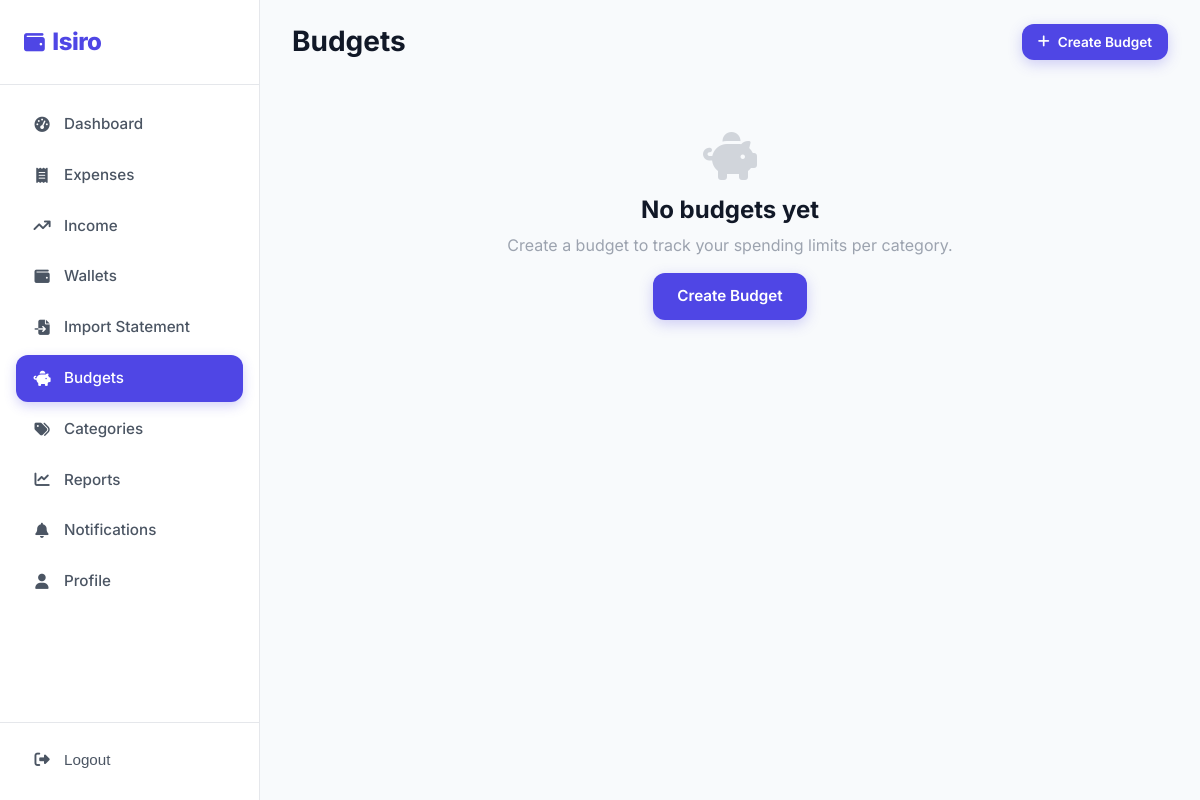
/budgets/ (signed in), run on an earlier commit of the app's database.
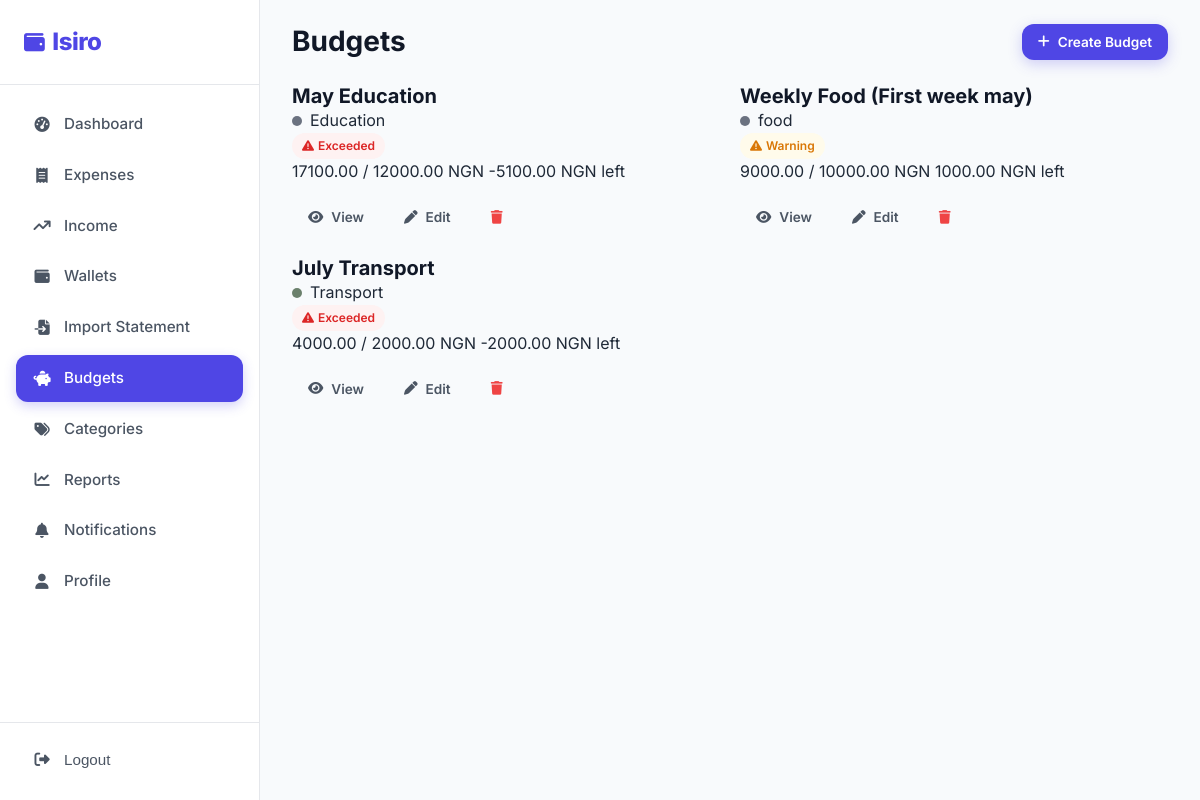
And on a later commit of the database.
### budgets/models.py (models this page shows, shortened)
class Budget(models.Model):
    class PeriodType(models.TextChoices):
        WEEKLY = "weekly", "Weekly"
        MONTHLY = "monthly", "Monthly"
        YEARLY = "yearly", "Yearly"
    user = models.ForeignKey(
        settings.AUTH_USER_MODEL, on_delete=models.CASCADE, related_name="budgets",
    )
    name = models.CharField(max_length=150)
    category = models.ForeignKey(
        Category, on_delete=models.CASCADE, related_name="budgets",
    )
    amount_limit = models.DecimalField(max_digits=12, decimal_places=2)
    period_type = models.CharField(
        max_length=10, choices=PeriodType.choices, default=PeriodType.MONTHLY,
    )
    start_date = models.DateField()
    end_date = models.DateField()
    alert_percentage = models.IntegerField(default=80)
    is_active = models.BooleanField(default=True)
    created_at = models.DateTimeField(auto_now_add=True)
    updated_at = models.DateTimeField(auto_now=True)
    class Meta:
        ordering = ["-created_at"]          # Newest budgets first
        verbose_name = "Budget"
        verbose_name_plural = "Budgets"
        unique_together = ["user", "category", "start_date"]
    @property
    def spent_amount(self):
        from expenses.models import Expense
        qs = Expense.objects.filter(
            user=self.user, category=self.category,
            transaction_type=Expense.TransactionType.EXPENSE,
            date__gte=self.start_date, date__lte=self.end_date,
        )
        return qs.aggregate(t=models.Sum("amount"))["t"] or 0
    @property
    def remaining(self):
        return self.amount_limit - self.spent_amount
    @property
    def spent_percentage(self):
        if self.amount_limit > 0:
            return min(100, int((self.spent_amount / self.amount_limit) * 100))
        return 0
    @property
    def is_warning(self):
        return self.spent_percentage >= self.alert_percentage
    @property
    def is_exceeded(self):
        return self.spent_amount >= self.amount_limit

### expenses/models.py (models this page shows, shortened)
class Category(models.Model):
    name = models.CharField(max_length=80)
    icon = models.CharField(max_length=50, default="fa-tag")
    color = models.CharField(max_length=20, default="#6B7280")
    is_default = models.BooleanField(default=False)
    user = models.ForeignKey(
        settings.AUTH_USER_MODEL,
        on_delete=models.CASCADE,
        related_name="categories",
        null=True,
        blank=True,
    )
    created_at = models.DateTimeField(auto_now_add=True)
    class Meta:
        verbose_name_plural = "Categories"
        ordering = ["name"]
        constraints = [
            models.UniqueConstraint(
                fields=["name", "user"], name="unique_category_per_user",
            ),
        ]

### users/models.py (models this page shows, shortened)
class User(AbstractUser):
    username = None  # remove the username field; use email instead
    full_name = models.CharField(max_length=150, blank=True)
    email = models.EmailField(unique=True)
    profile_image = models.ImageField(
        upload_to="profile_images/",
        blank=True,
        null=True,
    )
    currency = models.CharField(max_length=10, default="USD")
    monthly_budget_preference = models.DecimalField(max_digits=12, decimal_places=2, default=0)
    theme_preference = models.CharField(max_length=10, default="light", choices=[("light", "Light"), ("dark", "Dark")])
    notify_expenses = models.BooleanField(default=True)
    notify_budgets = models.BooleanField(default=True)
    notify_imports = models.BooleanField(default=True)
    created_at = models.DateTimeField(auto_now_add=True)
    USERNAME_FIELD = "email"
    REQUIRED_FIELDS = ["full_name"]
    objects = UserManager()

### budgets/views.py (the view)
# urls.py: path("", BudgetListView.as_view(), name="list"),
class BudgetListView(LoginRequiredMixin, View):
    login_url = "users:login"
    template_name = "budgets/budget_list.html"
    def get(self, request):
        budgets = Budget.objects.filter(user=request.user).select_related("category")
        return render(request, self.template_name, {"budgets": budgets, "currency": request.user.currency})

### templates/budgets/budget_list.html (shortened to what this page needs)
{% extends "base.html" %}
{% load static %}
{% block body_class %}app-page{% endblock %}
{% block content %}
<div class="app-layout">
    {% include "partials/sidebar.html" with active="budgets" %}
    <main class="main-content">
        <div class="topbar">
            <div style="display:flex; align-items:center; gap:16px;">
                <h1>Budgets</h1>
            </div>
            <div class="topbar-actions">
                <a href="{% url 'budgets:add' %}" class="btn btn-primary btn-sm">
                    <i class="fas fa-plus"></i> Create Budget
                </a>
            </div>
        </div>
        {% if budgets %}
        <div style="display:grid; grid-template-columns:repeat(auto-fit, minmax(320px, 1fr)); gap:20px;">
            {% for b in budgets %}
            <div class="budget-card {% if b.is_exceeded %}exceeded{% elif b.is_warning %}warning{% endif %}">
                <div class="budget-header">
                    <div>
                        <h4>{{ b.name }}</h4>
                        <span class="budget-category"><span class="cat-dot" style="background:{{ b.category.color }};"></span>{{ b.category.name }}</span>
                    </div>
                    {% if b.is_exceeded %}
                    <span class="badge badge-expense"><i class="fas fa-triangle-exclamation"></i> Exceeded</span>
                    {% elif b.is_warning %}
                    <span class="badge" style="background:var(--warning-50); color:var(--warning-600);"><i class="fas fa-triangle-exclamation"></i> Warning</span>
                    {% endif %}
                </div>
                <div class="budget-stats">
                    <span class="spent">{{ b.spent_amount|floatformat:2 }} / {{ b.amount_limit|floatformat:2 }} {{ currency }}</span>
                    <span class="remaining">{{ b.remaining|floatformat:2 }} {{ currency }} left</span>
                </div>
                <div style="display:flex; gap:8px; margin-top:16px;">
                    <a href="{% url 'budgets:detail' b.id %}" class="btn btn-ghost btn-sm"><i class="fas fa-eye"></i> View</a>
                    <a href="{% url 'budgets:edit' b.id %}" class="btn btn-ghost btn-sm"><i class="fas fa-pen"></i> Edit</a>
                    <a href="{% url 'budgets:delete' b.id %}" class="btn btn-ghost btn-sm" style="color:var(--danger-500);"><i class="fas fa-trash"></i></a>
                </div>
            </div>
            {% endfor %}
        </div>
        {% else %}
        <div class="empty-state">
            <i class="fas fa-piggy-bank"></i>
            <h3>No budgets yet</h3>
            <p>Create a budget to track your spending limits per category.</p>
            <a href="{% url 'budgets:add' %}" class="btn btn-primary" style="margin-top:16px;">
                <span class="btn-text">Create Budget</span>
            </a>
        </div>
        {% endif %}
    </main>
</div>
{% endblock %}

What changed in the data, as far as the page shows it:
added Budget: name "May Education", category.name "Education", shows "Exceeded", spent_amount "17100.00", amount_limit "12000.00", remaining "-5100.00"
now on this page (row edited): User: currency "NGN"
added Budget: name "Weekly Food (First week may)", category.name "food", alert_percentage 80 (drawn), spent_amount "9000.00", amount_limit "10000.00", remaining "1000.00"
added Budget: name "July Transport", category.name "Transport", shows "Exceeded", spent_amount "4000.00", amount_limit "2000.00", remaining "-2000.00"
Also different on the page:
text no longer shown: "No budgets yet Create a budget to track your spending limits per category. Create Budget"
